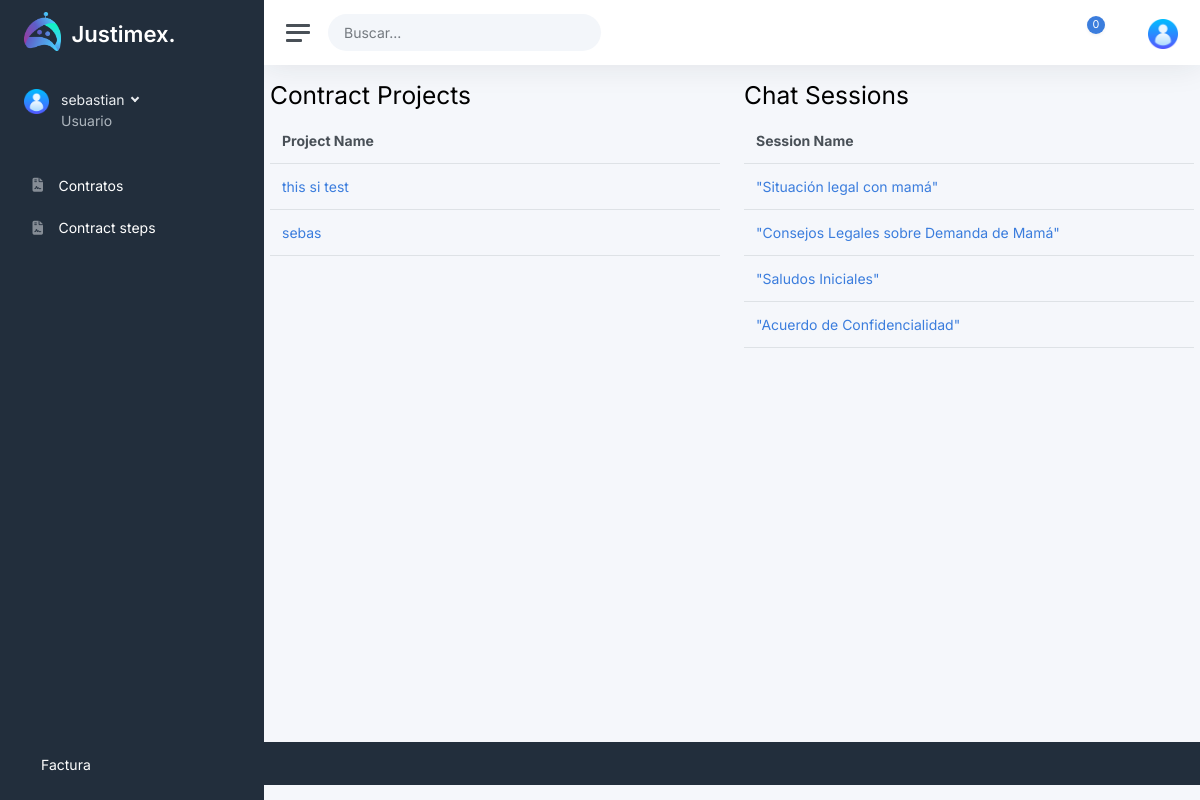
The page /search/ (signed in) on the database as committed earlier.
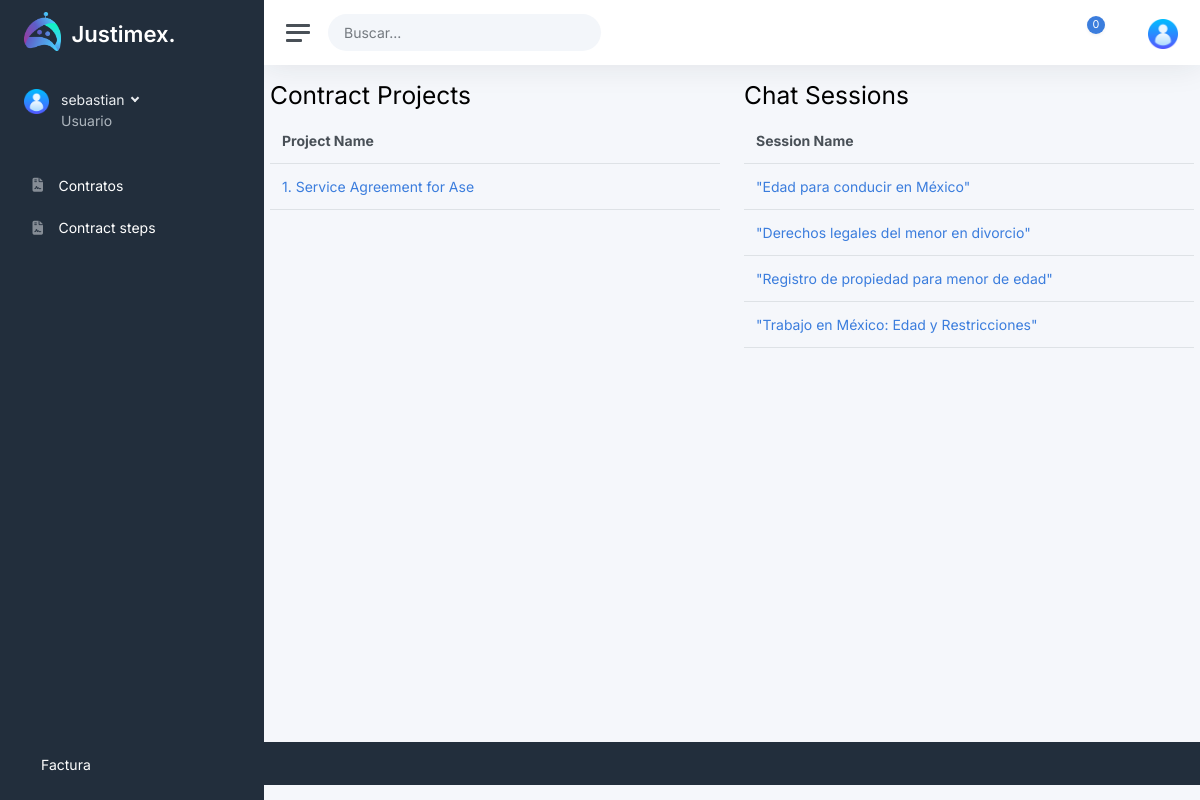
The same page on the database as committed later.
### api/models.py (models this page shows, shortened)
class ContractProject(models.Model):
    check_completed = models.BooleanField(default=False)
    name = models.CharField(max_length=100, null=True)
    description = HTMLField(blank=True, null=True)
    owner = models.ForeignKey(User, on_delete=models.CASCADE, related_name='contract_project', null=True)
    created_at = models.DateTimeField(auto_now_add=True, null=True)
    updated_at = models.DateTimeField(auto_now=True)
    contract_steps = models.OneToOneField(
        'ContractSteps',  # Reference to the ContractSteps model
        on_delete=models.SET_NULL,  # If the ContractSteps is deleted, set this field to null
        null=True,
        blank=True,
        related_name='contract_project'  # Allows reverse lookup: contract_steps.contract_project
    )
    has_changes = models.BooleanField(default=False)
    class Meta:
        verbose_name_plural = 'Contract Projects'
        ordering = ('-created_at',)

class ChatSession(models.Model):
    name = models.CharField(max_length=1000)
    created_at = models.DateTimeField(auto_now_add=True)
    updated_at = models.DateTimeField(auto_now=True)
    owner = models.ForeignKey(User, on_delete=models.CASCADE)

### frontend/views.py (the view)
# urls.py: path('search/', views.search_api, name='api_search'),
@login_required(login_url='/login/')
def search(request):
    query = request.GET.get('searched', '')
    user = request.user
    contract_projects_list = ContractProject.objects.filter(owner=user, name__icontains=query)
    paginator_cp = Paginator(contract_projects_list, 5)  # Adjust the number per page as needed
    page_number_cp = request.GET.get('page_cp', 1)
    contract_projects = paginator_cp.get_page(page_number_cp)
    chat_sessions_list = ChatSession.objects.filter(owner=user, name__icontains=query)
    paginator_cs = Paginator(chat_sessions_list, 5)  # Adjust the number per page as needed
    page_number_cs = request.GET.get('page_cs', 1)
    chat_sessions = paginator_cs.get_page(page_number_cs)
    context = {
        'contract_projects': contract_projects,
        'chat_sessions': chat_sessions,
        'query': query,
    }
    return render(request, 'search/search_chatandcontract.html', context)

### templates/search/search_chatandcontract.html (shortened to what this page needs)
{% extends '../base.html' %}
{% load static %}
{% block content %}
<div class="container mt-3">
    <div class="row">
        <div class="col-md-6">
            <h2>Contract Projects</h2>
            <table class="table">
                <thead>
                    <tr>
                        <th>Project Name</th>
                    </tr>
                </thead>
                <tbody>
                    {% for project in contract_projects %}
                    <tr>
                        <td><a href="{% url 'contract' project.id %}">{{ project.name }}</a></td>
                    </tr>
                    {% endfor %}
                </tbody>
            </table>
        </div>
        <div class="col-md-6">
            <h2>Chat Sessions</h2>
            <table class="table">
                <thead>
                    <tr>
                        <th>Session Name</th>
                    </tr>
                </thead>
                <tbody>
                    {% for session in chat_sessions %}
                    <tr>
                        <td><a href="{% url 'chat' session.id %}">{{ session.name }}</a></td>
                    </tr>
                    {% endfor %}
                </tbody>
            </table>
        </div>
    </div>
</div>
{% endblock %}

### templates/base.html (shortened to what this page needs)
{% load static %}
<!DOCTYPE html>
<html lang="en">
<head>
	<link class="js-stylesheet" href="{% static 'css/light.css' %}?v=1" rel="stylesheet">
</head>
<body data-theme="default" data-layout="fluid" data-sidebar-position="left" data-sidebar-layout="default">
	<div class="wrapper" >
		<nav id="sidebar" class="sidebar js-sidebar">
			<div class="sidebar-content js-simplebar">
				<a class="sidebar-brand" href="/">
					<span style="color: white;" class="sidebar-brand-text align-middle">
						<sup style="margin-right: 7px;">
							<img style="width: 37px; height: auto;" src="{% static 'img/icons/Anton Logo 1.png' %}" alt="">
						</sup>
						<span style="font-size: larger;">Justimex.</span>
					</span>
				</a>
				<div class="sidebar-user">
					<div class="d-flex justify-content-center">
						<div class="flex-shrink-0">
							<img style="width: 25px; height: auto;" src="{% static 'img/icons/user (1).png' %}" class="avatar img-fluid rounded me-1" alt="Charles Hall" />
						</div>
						<div class="flex-grow-1 ps-2">
							<a class="sidebar-user-title dropdown-toggle" href="#" data-bs-toggle="dropdown">
								{% if user.is_authenticated %}
									{{ user.username }}
								{% endif %}
							</a>
							<div class="sidebar-user-subtitle">Usuario</div>
						</div>
					</div>
				</div>
					<li style="margin-top: 20px;" class="sidebar-item {% if request.resolver_match.url_name == 'contracts' %}active{% endif %}"">
						<a class="sidebar-link " href="{% url 'contracts' %}">
							<i class="align-middle me-2 fas fa-fw fa-file-contract"></i> <span class="align-middle">Contratos</span>
						</a>
					</li>
					<li class="sidebar-item {% if request.resolver_match.url_name == 'contract_checklist_basis' %}active{% endif %}"">
						<a class="sidebar-link " href="{% url 'contract_checklist_basis' %}">
							<i class="align-middle me-2 fas fa-fw fa-file-contract"></i> <span class="align-middle">Contract steps</span>
						</a>
					</li>
					<div style="position: absolute; bottom: 0; width: 100%; margin-bottom: 15px;">
						<li class="sidebar-item {% if request.resolver_match.url_name == 'invoice' %}active{% endif %}">
							<a class="sidebar-link" href="{% url 'invoice' %}">
								<span class="align-middle">Factura</span>
							</a>
						</li>
					</div>
			</div>
		</nav>
		<div class="main">
			<nav class="navbar navbar-expand navbar-light navbar-bg">
				<a class="sidebar-toggle js-sidebar-toggle">
					<i class="hamburger align-self-center"></i>
				</a>
				<form class="d-none d-sm-inline-block position-relative" action="{% url 'search' %}" method="get">
					<div class="input-group input-group-navbar">
						<input name="searched" type="text" class="form-control" placeholder="Buscar..." aria-label="Search" id="searchQuery" value="{% if searched %}{{ searched }}{% endif %}" oninput="fetchSearchResults()">
						<button class="btn" type="submit">
						</button>
					</div>
				</form>
				<div class="navbar-collapse collapse">
					<ul class="navbar-nav navbar-align">
						<li class="nav-item dropdown">
							<a class="nav-icon dropdown-toggle" href="#" id="alertsDropdown" data-bs-toggle="dropdown">
								<div class="position-relative">
									<span class="indicator">0</span>
								</div>
							</a>
						</li>
						<li class="nav-item">
							<a class="nav-icon js-fullscreen d-none d-lg-block" href="#">
							</a>
						</li>
						<li class="nav-item dropdown">
							<a class="nav-icon pe-md-0 dropdown-toggle" href="#" data-bs-toggle="dropdown">
								<img style="width: 30px; height: auto;" src="{% static 'img/icons/user (1).png' %}" class="avatar img-fluid rounded" alt="Charles Hall" />
							</a>
						</li>
					</ul>
				</div>
			</nav>
			<main class="content-me">
				{% block content %}
                {% endblock %}
			</main>
		</div>
	</div>
</body>
</html>

### templates/base.html (style rules this page uses)
body { opacity: 0; }
.align-middle { color: white; }
.sidebar-item::marker { content: none; }
.content-me { width: 100%; margin: 0 auto; }

Rows that differ between the two databases and show on the page:
removed ContractProject: name "this si test"
removed ContractProject: name "sebas"
removed ChatSession: name "\"Situación legal con mamá\""
removed ChatSession: name "\"Consejos Legales sobre Demanda de Mamá\""
removed ChatSession: name "\"Saludos Iniciales\""
removed ChatSession: name "\"Acuerdo de Confidencialidad\""
added ContractProject: name "1. Service Agreement for Ase"
added ChatSession: name "\"Edad para conducir en México\""
added ChatSession: name "\"Derechos legales del menor en divorcio\""
added ChatSession: name "\"Registro de propiedad para menor de edad\""
added ChatSession: name "\"Trabajo en México: Edad y Restricciones\""
